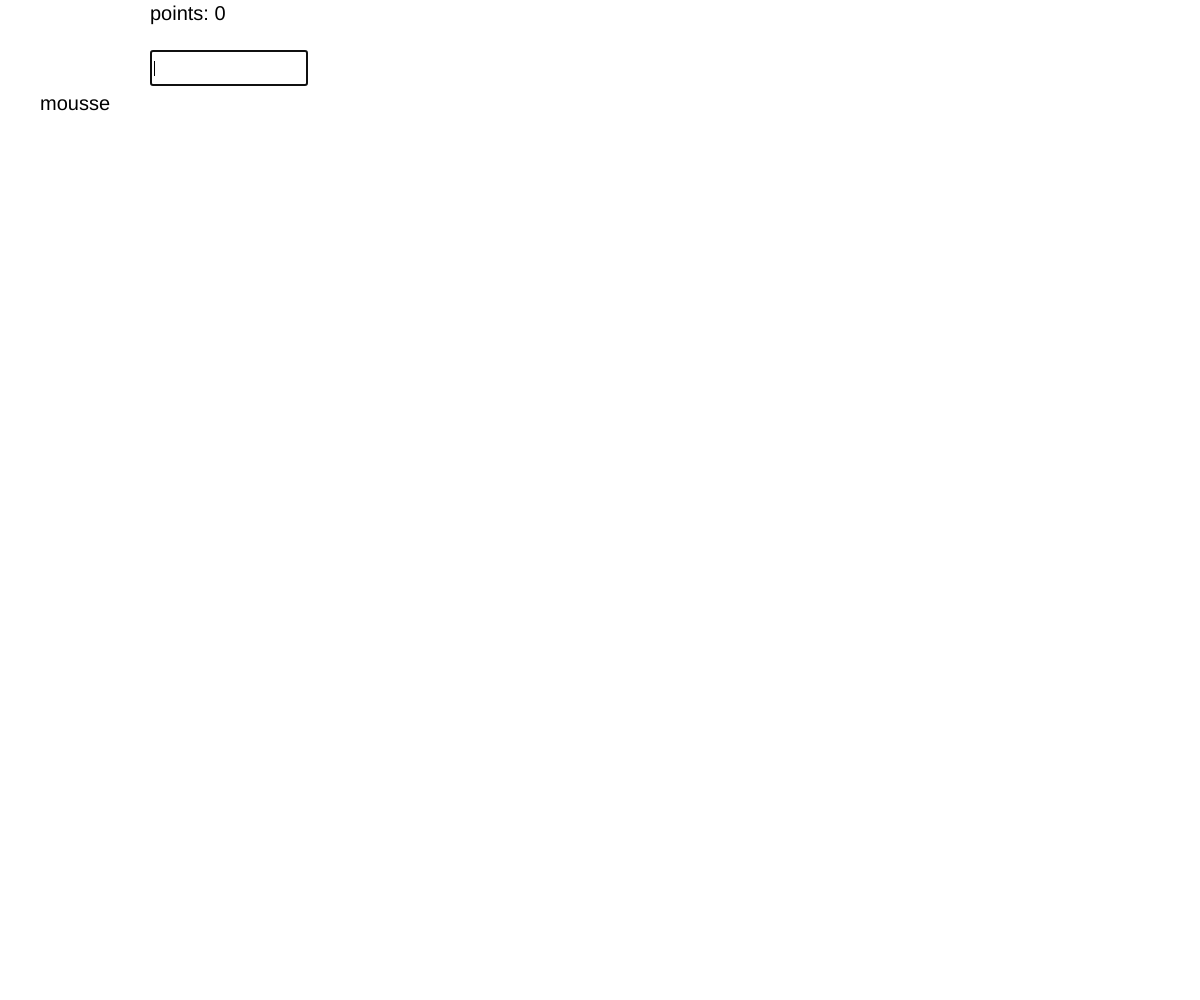
Frame 1 (no input)
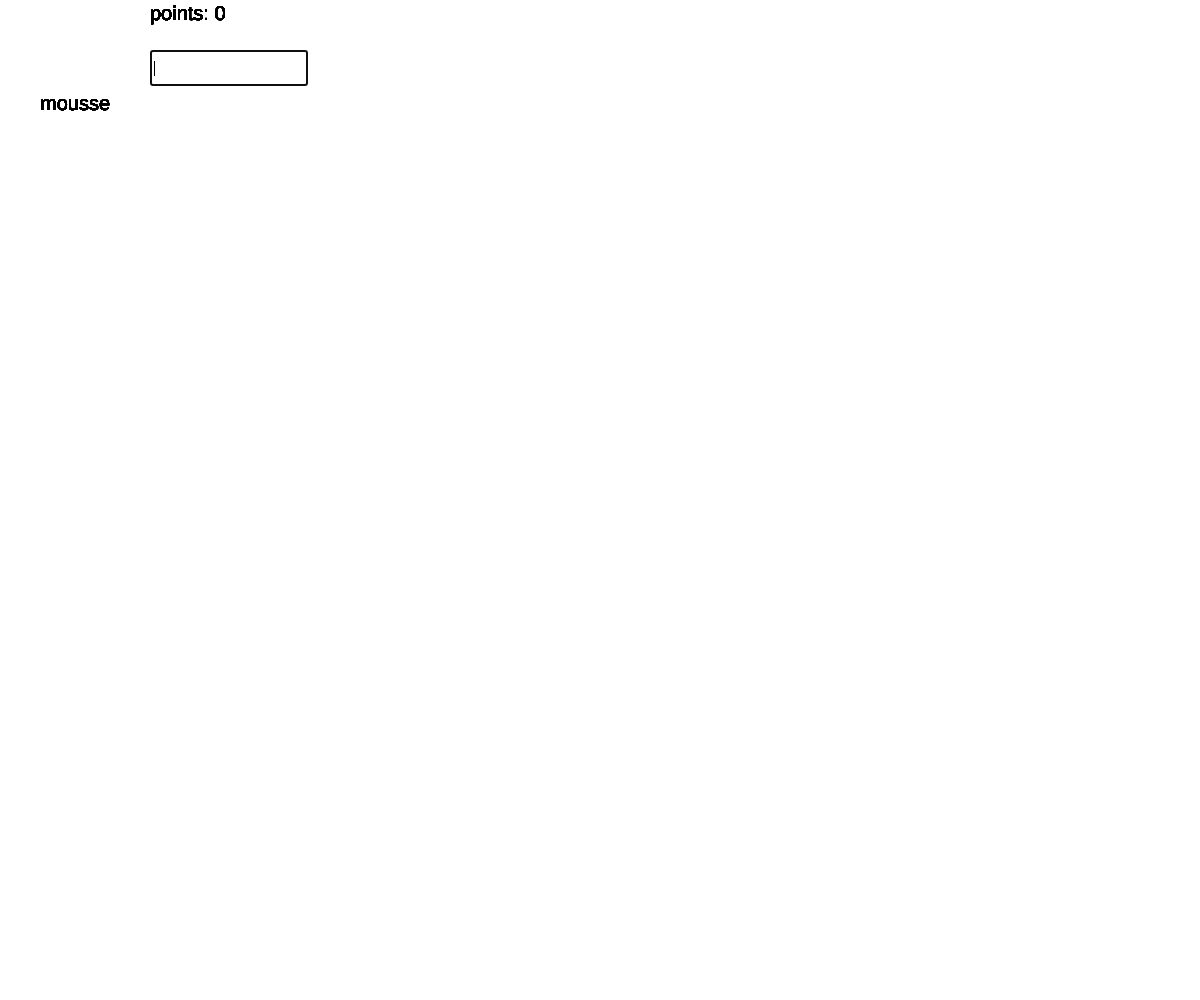
Frame 60 (no input)
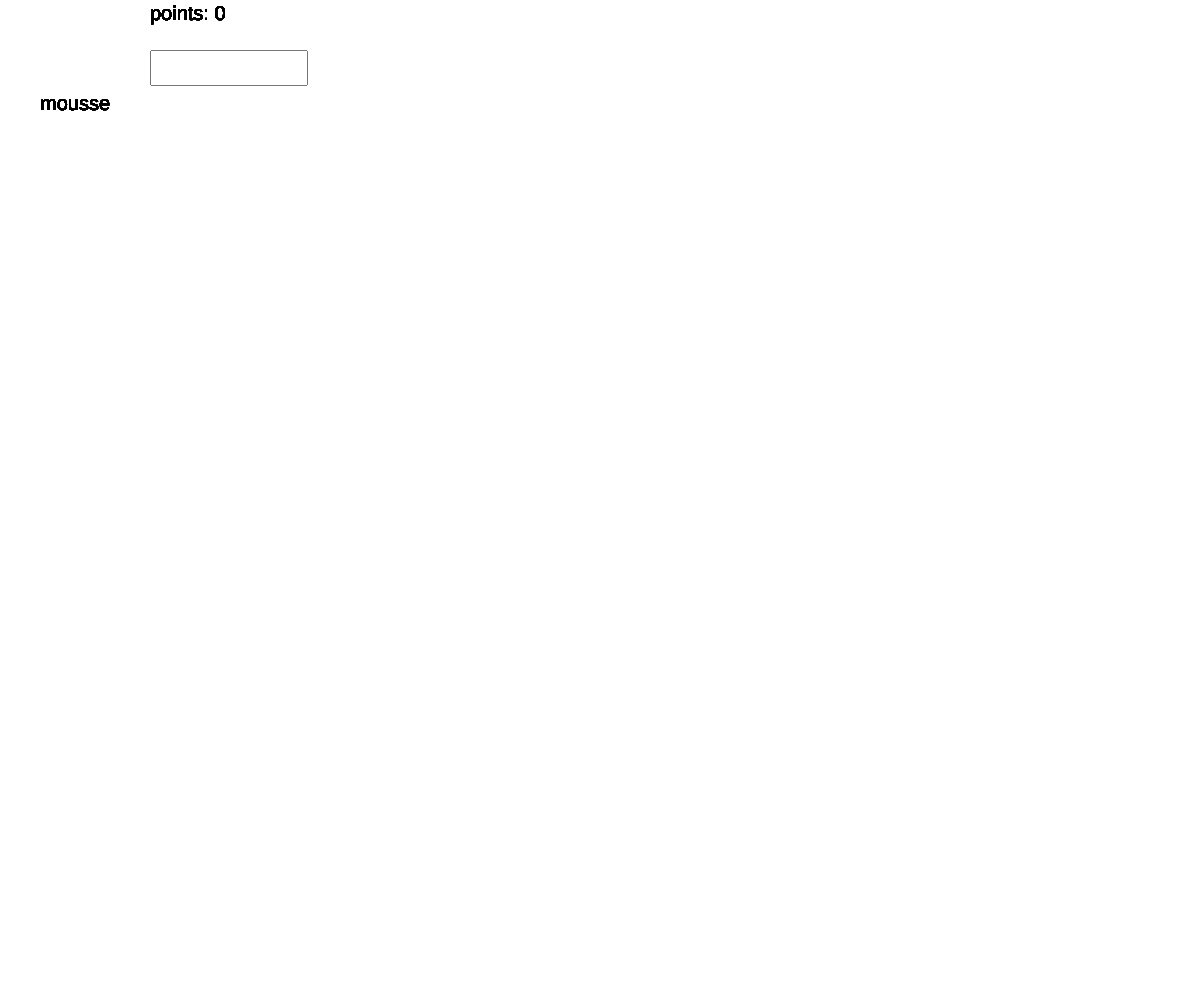
Frame 120 (the mouse pressed at the canvas centre since frame 60)

The p5.js sketch that drew these frames (run headless with seeded random() and noise() and a simulated clock; from frame 60 on, the mouse is pressed at the canvas centre):

// p5.js sketch
// ── sketch.js
var x = 0;
var a = 0;
var inp;
var y = 0;
var points = 0;
var array = ["bruh", "hi", "cool", "smile", "dog", "cat","asparagus", "aunt", "blouse", "bone", "homework", "preference", "thanks", "wolf", "chef", "data", "factor", "invention", "luck", "most", "pastoralist", "pickax", "temporariness", "ant", "catsup", "eel", "glad", "hold", "leash", "mousse", "mouse", "moustache", "ornament"];
var pointIncrement = 10;
var randomNum = Math.floor(Math.random() * array.length);
function setup() {
    createCanvas(windowWidth, windowHeight);
    inp = createInput("");
    inp.position(150,50);
    inp.size(150,30);
    inp.elt.focus();
    //inp.move('character', caretPos);
    // inp.focus();
    // inp.select();
    
}


// function mousePressed() {
//     console.log(mouseX + "," + mouseY);
// }
function draw() {
    textSize(20);
    if(x > 20) {
        x = 0;
        a = a + 80;
    }
    text(array[randomNum], 40 + a, 30*x + 110);
    text("points: " + points, 150, 20);
    
}




function keyTyped() {
    if(key == " ") {
        if (inp.value() === array[randomNum]) {
            background('white');
            points = points + pointIncrement;
            x++;
            randomNum = Math.floor(Math.random() * array.length);
            inp = createInput("");
            inp.position(150,50);
            inp.size(150,30);
            inp.elt.focus();
        } else{
            background('white');
            points = points - pointIncrement;
            x++;
            randomNum = Math.floor(Math.random() * array.length);
            inp = createInput("");
            inp.position(150,50);
            inp.size(150,30);
            inp.elt.focus();
        }
    }
}
